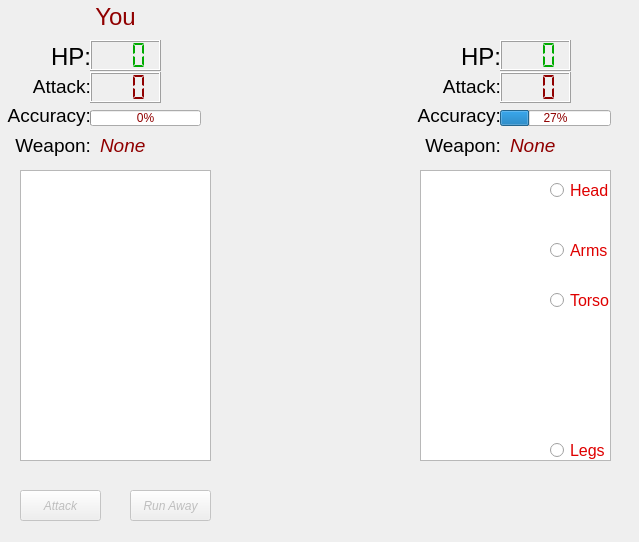
<?xml version="1.0" encoding="UTF-8"?>
<ui version="4.0">
 <class>BattleWindow</class>
 <widget class="QDialog" name="BattleWindow">
  <property name="geometry">
   <rect>
    <x>0</x>
    <y>0</y>
    <width>639</width>
    <height>542</height>
   </rect>
  </property>
  <property name="windowTitle">
   <string>Fight</string>
  </property>
  <widget class="QProgressBar" name="enemyAccBar">
   <property name="geometry">
    <rect>
     <x>500</x>
     <y>110</y>
     <width>111</width>
     <height>16</height>
    </rect>
   </property>
   <property name="styleSheet">
    <string notr="true">color: rgb(144, 0, 0);</string>
   </property>
   <property name="value">
    <number>27</number>
   </property>
  </widget>
  <widget class="QPushButton" name="attackBut">
   <property name="enabled">
    <bool>false</bool>
   </property>
   <property name="geometry">
    <rect>
     <x>20</x>
     <y>490</y>
     <width>81</width>
     <height>31</height>
    </rect>
   </property>
   <property name="font">
    <font>
     <italic>true</italic>
    </font>
   </property>
   <property name="text">
    <string>Attack</string>
   </property>
  </widget>
  <widget class="QLabel" name="label">
   <property name="geometry">
    <rect>
     <x>460</x>
     <y>40</y>
     <width>41</width>
     <height>31</height>
    </rect>
   </property>
   <property name="font">
    <font>
     <pointsize>18</pointsize>
    </font>
   </property>
   <property name="text">
    <string>HP:</string>
   </property>
   <property name="alignment">
    <set>Qt::AlignBottom|Qt::AlignRight|Qt::AlignTrailing</set>
   </property>
  </widget>
  <widget class="QPushButton" name="runAwayBut">
   <property name="enabled">
    <bool>false</bool>
   </property>
   <property name="geometry">
    <rect>
     <x>130</x>
     <y>490</y>
     <width>81</width>
     <height>31</height>
    </rect>
   </property>
   <property name="font">
    <font>
     <italic>true</italic>
    </font>
   </property>
   <property name="text">
    <string>Run Away</string>
   </property>
  </widget>
  <widget class="QLabel" name="label_4">
   <property name="geometry">
    <rect>
     <x>430</x>
     <y>76</y>
     <width>71</width>
     <height>20</height>
    </rect>
   </property>
   <property name="font">
    <font>
     <pointsize>14</pointsize>
    </font>
   </property>
   <property name="text">
    <string>Attack:</string>
   </property>
   <property name="alignment">
    <set>Qt::AlignRight|Qt::AlignTrailing|Qt::AlignVCenter</set>
   </property>
  </widget>
  <widget class="QLabel" name="enemyName">
   <property name="geometry">
    <rect>
     <x>440</x>
     <y>0</y>
     <width>201</width>
     <height>31</height>
    </rect>
   </property>
   <property name="font">
    <font>
     <pointsize>18</pointsize>
     <underline>false</underline>
    </font>
   </property>
   <property name="styleSheet">
    <string notr="true">color: rgb(144, 0, 0);</string>
   </property>
   <property name="text">
    <string/>
   </property>
   <property name="alignment">
    <set>Qt::AlignBottom|Qt::AlignHCenter</set>
   </property>
  </widget>
  <widget class="QLabel" name="playerNameLabel">
   <property name="geometry">
    <rect>
     <x>50</x>
     <y>0</y>
     <width>131</width>
     <height>31</height>
    </rect>
   </property>
   <property name="font">
    <font>
     <pointsize>18</pointsize>
     <italic>false</italic>
     <underline>false</underline>
    </font>
   </property>
   <property name="styleSheet">
    <string notr="true">color: rgb(144, 0, 0);</string>
   </property>
   <property name="text">
    <string>You</string>
   </property>
   <property name="alignment">
    <set>Qt::AlignBottom|Qt::AlignHCenter</set>
   </property>
  </widget>
  <widget class="QRadioButton" name="headRadioBut">
   <property name="geometry">
    <rect>
     <x>550</x>
     <y>180</y>
     <width>61</width>
     <height>21</height>
    </rect>
   </property>
   <property name="font">
    <font>
     <pointsize>12</pointsize>
    </font>
   </property>
   <property name="styleSheet">
    <string notr="true">color: rgb(223, 0, 0);</string>
   </property>
   <property name="text">
    <string>Head</string>
   </property>
  </widget>
  <widget class="QRadioButton" name="torsoRadioBut">
   <property name="geometry">
    <rect>
     <x>550</x>
     <y>290</y>
     <width>61</width>
     <height>21</height>
    </rect>
   </property>
   <property name="font">
    <font>
     <pointsize>12</pointsize>
    </font>
   </property>
   <property name="styleSheet">
    <string notr="true">color: rgb(223, 0, 0);</string>
   </property>
   <property name="text">
    <string>Torso</string>
   </property>
  </widget>
  <widget class="QRadioButton" name="legsRadioBut">
   <property name="geometry">
    <rect>
     <x>550</x>
     <y>440</y>
     <width>61</width>
     <height>21</height>
    </rect>
   </property>
   <property name="font">
    <font>
     <pointsize>12</pointsize>
    </font>
   </property>
   <property name="styleSheet">
    <string notr="true">color: rgb(223, 0, 0);</string>
   </property>
   <property name="text">
    <string>Legs</string>
   </property>
  </widget>
  <widget class="QRadioButton" name="armsRadioBut">
   <property name="geometry">
    <rect>
     <x>550</x>
     <y>240</y>
     <width>61</width>
     <height>21</height>
    </rect>
   </property>
   <property name="font">
    <font>
     <pointsize>12</pointsize>
    </font>
   </property>
   <property name="styleSheet">
    <string notr="true">color: rgb(223, 0, 0);</string>
   </property>
   <property name="text">
    <string>Arms</string>
   </property>
  </widget>
  <widget class="QLCDNumber" name="enemyLcdNumber">
   <property name="geometry">
    <rect>
     <x>500</x>
     <y>40</y>
     <width>71</width>
     <height>31</height>
    </rect>
   </property>
   <property name="styleSheet">
    <string notr="true">color: rgb(0, 170, 0);</string>
   </property>
   <property name="digitCount">
    <number>3</number>
   </property>
   <property name="segmentStyle">
    <enum>QLCDNumber::Flat</enum>
   </property>
  </widget>
  <widget class="QLabel" name="label_7">
   <property name="geometry">
    <rect>
     <x>410</x>
     <y>105</y>
     <width>91</width>
     <height>21</height>
    </rect>
   </property>
   <property name="font">
    <font>
     <pointsize>14</pointsize>
    </font>
   </property>
   <property name="text">
    <string>Accuracy:</string>
   </property>
   <property name="alignment">
    <set>Qt::AlignRight|Qt::AlignTrailing|Qt::AlignVCenter</set>
   </property>
  </widget>
  <widget class="QLabel" name="label_8">
   <property name="geometry">
    <rect>
     <x>50</x>
     <y>40</y>
     <width>41</width>
     <height>31</height>
    </rect>
   </property>
   <property name="font">
    <font>
     <pointsize>18</pointsize>
    </font>
   </property>
   <property name="text">
    <string>HP:</string>
   </property>
   <property name="alignment">
    <set>Qt::AlignBottom|Qt::AlignRight|Qt::AlignTrailing</set>
   </property>
  </widget>
  <widget class="QLabel" name="label_9">
   <property name="geometry">
    <rect>
     <x>20</x>
     <y>76</y>
     <width>71</width>
     <height>20</height>
    </rect>
   </property>
   <property name="font">
    <font>
     <pointsize>14</pointsize>
    </font>
   </property>
   <property name="text">
    <string>Attack:</string>
   </property>
   <property name="alignment">
    <set>Qt::AlignRight|Qt::AlignTrailing|Qt::AlignVCenter</set>
   </property>
  </widget>
  <widget class="QLabel" name="label_10">
   <property name="geometry">
    <rect>
     <x>0</x>
     <y>105</y>
     <width>91</width>
     <height>21</height>
    </rect>
   </property>
   <property name="font">
    <font>
     <pointsize>14</pointsize>
    </font>
   </property>
   <property name="text">
    <string>Accuracy:</string>
   </property>
   <property name="alignment">
    <set>Qt::AlignRight|Qt::AlignTrailing|Qt::AlignVCenter</set>
   </property>
  </widget>
  <widget class="QProgressBar" name="playerAccuracyBar">
   <property name="geometry">
    <rect>
     <x>90</x>
     <y>110</y>
     <width>111</width>
     <height>16</height>
    </rect>
   </property>
   <property name="styleSheet">
    <string notr="true">color: rgb(144, 0, 0);</string>
   </property>
   <property name="value">
    <number>0</number>
   </property>
  </widget>
  <widget class="QLabel" name="label_2">
   <property name="geometry">
    <rect>
     <x>420</x>
     <y>130</y>
     <width>81</width>
     <height>31</height>
    </rect>
   </property>
   <property name="font">
    <font>
     <pointsize>14</pointsize>
    </font>
   </property>
   <property name="text">
    <string>Weapon:</string>
   </property>
   <property name="alignment">
    <set>Qt::AlignRight|Qt::AlignTrailing|Qt::AlignVCenter</set>
   </property>
  </widget>
  <widget class="QLabel" name="enemyWeaponLabel">
   <property name="geometry">
    <rect>
     <x>510</x>
     <y>130</y>
     <width>131</width>
     <height>31</height>
    </rect>
   </property>
   <property name="font">
    <font>
     <pointsize>14</pointsize>
     <italic>true</italic>
    </font>
   </property>
   <property name="styleSheet">
    <string notr="true">color: rgb(144, 0, 0);</string>
   </property>
   <property name="text">
    <string>None</string>
   </property>
   <property name="alignment">
    <set>Qt::AlignLeading|Qt::AlignLeft|Qt::AlignVCenter</set>
   </property>
  </widget>
  <widget class="QLabel" name="label_11">
   <property name="geometry">
    <rect>
     <x>10</x>
     <y>130</y>
     <width>81</width>
     <height>31</height>
    </rect>
   </property>
   <property name="font">
    <font>
     <pointsize>14</pointsize>
    </font>
   </property>
   <property name="text">
    <string>Weapon:</string>
   </property>
   <property name="alignment">
    <set>Qt::AlignRight|Qt::AlignTrailing|Qt::AlignVCenter</set>
   </property>
  </widget>
  <widget class="QLCDNumber" name="playerHpLcdNumber">
   <property name="geometry">
    <rect>
     <x>90</x>
     <y>40</y>
     <width>71</width>
     <height>31</height>
    </rect>
   </property>
   <property name="styleSheet">
    <string notr="true">color: rgb(0, 170, 0);</string>
   </property>
   <property name="digitCount">
    <number>3</number>
   </property>
   <property name="segmentStyle">
    <enum>QLCDNumber::Flat</enum>
   </property>
  </widget>
  <widget class="QLabel" name="playerWeaponLabel">
   <property name="geometry">
    <rect>
     <x>100</x>
     <y>130</y>
     <width>171</width>
     <height>31</height>
    </rect>
   </property>
   <property name="font">
    <font>
     <pointsize>14</pointsize>
     <italic>true</italic>
    </font>
   </property>
   <property name="styleSheet">
    <string notr="true">color: rgb(144, 0, 0);</string>
   </property>
   <property name="text">
    <string>None</string>
   </property>
  </widget>
  <widget class="QLCDNumber" name="playerAttLcdNum">
   <property name="geometry">
    <rect>
     <x>90</x>
     <y>72</y>
     <width>71</width>
     <height>31</height>
    </rect>
   </property>
   <property name="layoutDirection">
    <enum>Qt::LeftToRight</enum>
   </property>
   <property name="autoFillBackground">
    <bool>false</bool>
   </property>
   <property name="styleSheet">
    <string notr="true">color: rgb(144, 0, 0);</string>
   </property>
   <property name="digitCount">
    <number>3</number>
   </property>
   <property name="segmentStyle">
    <enum>QLCDNumber::Flat</enum>
   </property>
  </widget>
  <widget class="QLCDNumber" name="enemyAttLcdNum">
   <property name="geometry">
    <rect>
     <x>500</x>
     <y>72</y>
     <width>71</width>
     <height>31</height>
    </rect>
   </property>
   <property name="styleSheet">
    <string notr="true">color: rgb(144, 0, 0);</string>
   </property>
   <property name="digitCount">
    <number>3</number>
   </property>
   <property name="segmentStyle">
    <enum>QLCDNumber::Flat</enum>
   </property>
  </widget>
  <widget class="QLabel" name="hitMissLabel">
   <property name="geometry">
    <rect>
     <x>250</x>
     <y>30</y>
     <width>121</width>
     <height>51</height>
    </rect>
   </property>
   <property name="font">
    <font>
     <pointsize>20</pointsize>
    </font>
   </property>
   <property name="styleSheet">
    <string notr="true">color: rgb(144, 0, 0);</string>
   </property>
   <property name="text">
    <string/>
   </property>
   <property name="alignment">
    <set>Qt::AlignCenter</set>
   </property>
  </widget>
  <widget class="QGraphicsView" name="playerGraphicsView">
   <property name="geometry">
    <rect>
     <x>20</x>
     <y>170</y>
     <width>191</width>
     <height>291</height>
    </rect>
   </property>
   <property name="frameShadow">
    <enum>QFrame::Plain</enum>
   </property>
   <property name="verticalScrollBarPolicy">
    <enum>Qt::ScrollBarAlwaysOff</enum>
   </property>
   <property name="horizontalScrollBarPolicy">
    <enum>Qt::ScrollBarAlwaysOff</enum>
   </property>
   <property name="renderHints">
    <set>QPainter::Antialiasing|QPainter::HighQualityAntialiasing|QPainter::TextAntialiasing</set>
   </property>
   <property name="resizeAnchor">
    <enum>QGraphicsView::AnchorViewCenter</enum>
   </property>
  </widget>
  <widget class="QGraphicsView" name="enemyGraphicsView">
   <property name="geometry">
    <rect>
     <x>420</x>
     <y>170</y>
     <width>191</width>
     <height>291</height>
    </rect>
   </property>
   <property name="focusPolicy">
    <enum>Qt::StrongFocus</enum>
   </property>
   <property name="lineWidth">
    <number>1</number>
   </property>
   <property name="verticalScrollBarPolicy">
    <enum>Qt::ScrollBarAlwaysOff</enum>
   </property>
   <property name="horizontalScrollBarPolicy">
    <enum>Qt::ScrollBarAlwaysOff</enum>
   </property>
   <property name="renderHints">
    <set>QPainter::Antialiasing|QPainter::HighQualityAntialiasing|QPainter::TextAntialiasing</set>
   </property>
  </widget>
  <zorder>enemyGraphicsView</zorder>
  <zorder>enemyAccBar</zorder>
  <zorder>attackBut</zorder>
  <zorder>label</zorder>
  <zorder>runAwayBut</zorder>
  <zorder>label_4</zorder>
  <zorder>enemyName</zorder>
  <zorder>playerNameLabel</zorder>
  <zorder>headRadioBut</zorder>
  <zorder>torsoRadioBut</zorder>
  <zorder>legsRadioBut</zorder>
  <zorder>armsRadioBut</zorder>
  <zorder>enemyLcdNumber</zorder>
  <zorder>label_7</zorder>
  <zorder>label_8</zorder>
  <zorder>label_9</zorder>
  <zorder>label_10</zorder>
  <zorder>playerAccuracyBar</zorder>
  <zorder>label_2</zorder>
  <zorder>enemyWeaponLabel</zorder>
  <zorder>label_11</zorder>
  <zorder>playerHpLcdNumber</zorder>
  <zorder>playerWeaponLabel</zorder>
  <zorder>playerAttLcdNum</zorder>
  <zorder>enemyAttLcdNum</zorder>
  <zorder>hitMissLabel</zorder>
  <zorder>playerGraphicsView</zorder>
 </widget>
 <resources/>
 <connections/>
</ui>
